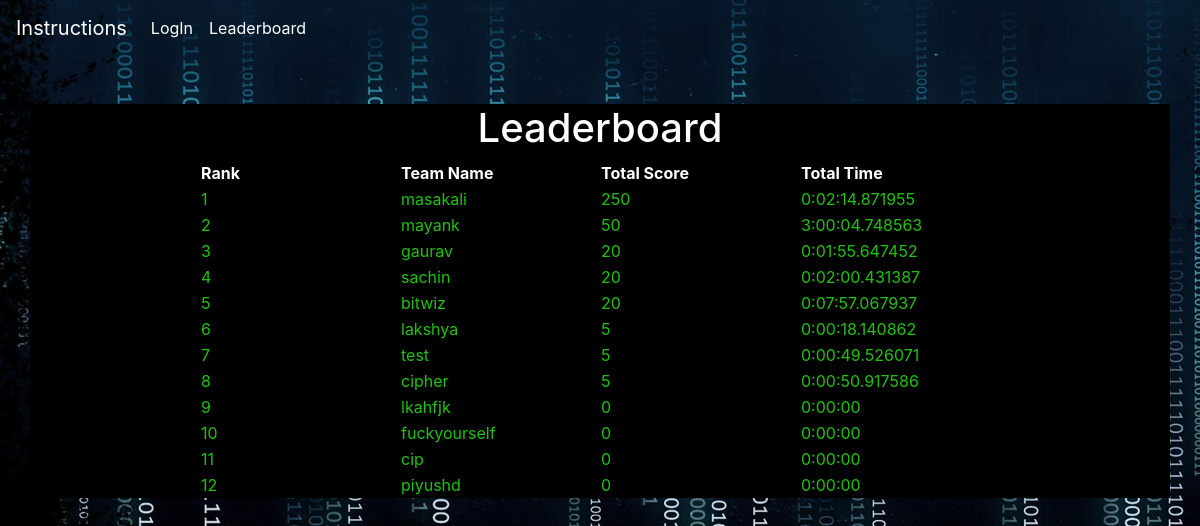
/ciphertech/leaderboard/, run on an earlier commit of the app's database.
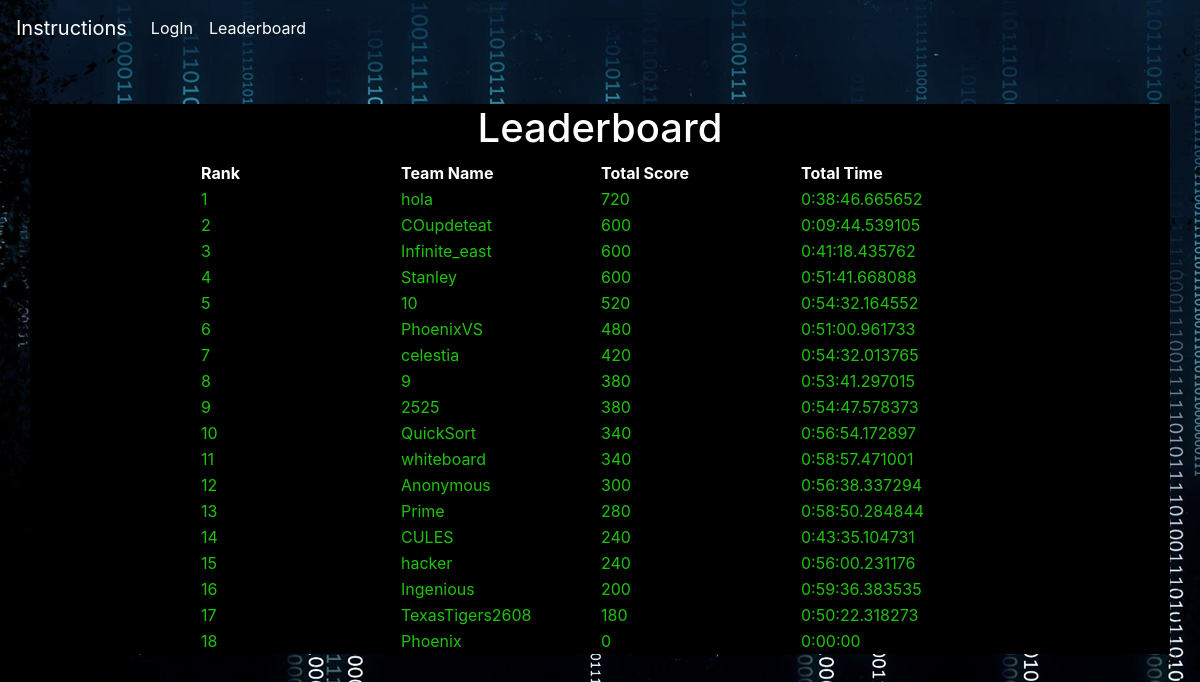
And on a later commit of the database.
### mainapp/models.py (models this page shows, shortened)
class teaminfo(models.Model):
     team=models.OneToOneField(User,on_delete=models.CASCADE)
     member1_name=models.CharField(max_length=256)
     member1_rollno=models.PositiveIntegerField()
     member1_phone=models.PositiveIntegerField()
     member1_branch=models.CharField(max_length=256)
     member2_name=models.CharField(max_length=256)
     member2_rollno=models.PositiveIntegerField()
     member2_phone=models.PositiveIntegerField()
     member2_branch=models.CharField(max_length=256)
     collegename=models.CharField(max_length=256)
     start_time = models.DateTimeField(default=None,null=True, blank=True)
     totalscore=models.PositiveIntegerField(default=0,blank=True)
     last_submit_time = models.DateTimeField(default=datetime.now, blank=True)
     total_time=models.DurationField(default=timedelta(0,0,0), blank=True)
     ques1_part1_score=models.PositiveIntegerField(default=0,blank=True)
     ques1_part2_score=models.PositiveIntegerField(default=0,blank=True)
     ques2_part1_score=models.PositiveIntegerField(default=0,blank=True)
     ques2_part2_score=models.PositiveIntegerField(default=0,blank=True)
     ques3_part1_score=models.PositiveIntegerField(default=0,blank=True)
     ques3_part2_score=models.PositiveIntegerField(default=0,blank=True)
     ques4_part1_score=models.PositiveIntegerField(default=0,blank=True)
     ques4_part2_score=models.PositiveIntegerField(default=0,blank=True)
     ques5_part1_score=models.PositiveIntegerField(default=0,blank=True)
     ques5_part2_score=models.PositiveIntegerField(default=0,blank=True)
     ques6_part1_score=models.PositiveIntegerField(default=0,blank=True)
     ques6_part2_score=models.PositiveIntegerField(default=0,blank=True)

### mainapp/views.py (the view)
def LeaderboardView(request):
    teamslist=list(teaminfo.objects.all())
    teamslist.sort(key= lambda x:(-x.totalscore,x.total_time))
    content_dic={'teamlist':teamslist,'rank':1}
    return render(request,'mainapp/leaderboard.html',context=content_dic)

### templates/mainapp/leaderboard.html (shortened to what this page needs)
{% extends 'mainapp/base.html' %}
{% load my_extras %}
{% block body_block %}
  <center><h1 style="color:white">Leaderboard</h1><center>
  {% if teamlist %}
  <table>
    <thead>
      <th>Rank</th>
      <th>Team Name</th>
      <th>Total Score</th>
      <th>Total Time</th>
    </thead>
    {% for team_object in teamlist %}
    <tr>
      <td>{{ forloop.counter }}</td>
      <td>{{ team_object.team.username }}</td>
      <td>{{ team_object.totalscore }}</td>
      <td>{{ team_object.total_time }}</td>
    </tr>
    {% endfor %}
  </table>
  {% else %}
    <h2>No team registered yet.</h2>
  {% endif %}
{% endblock %}

What changed in the data, as far as the page shows it:
removed teaminfo: team.username "masakali", totalscore "250", total_time "0:02:14.871955"
removed teaminfo: team.username "mayank", totalscore "50", total_time "3:00:04.748563"
removed teaminfo: team.username "gaurav", totalscore "20", total_time "0:01:55.647452"
removed teaminfo: team.username "sachin", totalscore "20", total_time "0:02:00.431387"
removed teaminfo: team.username "bitwiz", totalscore "20", total_time "0:07:57.067937"
removed teaminfo: team.username "lakshya", totalscore "5", total_time "0:00:18.140862"
removed teaminfo: team.username "test", totalscore "5", total_time "0:00:49.526071"
removed teaminfo: team.username "cipher", totalscore "5", total_time "0:00:50.917586"
removed teaminfo: team.username "lkahfjk", totalscore "0", total_time "0:00:00"
removed teaminfo: team.username "fuckyourself", totalscore "0", total_time "0:00:00"
removed teaminfo: team.username "cip", totalscore "0", total_time "0:00:00"
added teaminfo: team.username "hola", totalscore "720", total_time "0:38:46.665652"
added teaminfo: team.username "COupdeteat", totalscore "600", total_time "0:09:44.539105"
added teaminfo: team.username "Infinite_east", totalscore "600", total_time "0:41:18.435762"
added teaminfo: team.username "Stanley", totalscore "600", total_time "0:51:41.668088"
added teaminfo: team.username "10", totalscore "520", total_time "0:54:32.164552"
added teaminfo: team.username "PhoenixVS", totalscore "480", total_time "0:51:00.961733"
added teaminfo: team.username "celestia", totalscore "420", total_time "0:54:32.013765"
added teaminfo: team.username "9", totalscore "380", total_time "0:53:41.297015"
added teaminfo: team.username "2525", totalscore "380", total_time "0:54:47.578373"
changed teaminfo: team.username "piyushd" → "QuickSort"; totalscore "0" → "340"; total_time "0:00:00" → "0:56:54.172897"
added teaminfo: team.username "whiteboard", totalscore "340", total_time "0:58:57.471001"
added teaminfo: team.username "Anonymous", totalscore "300", total_time "0:56:38.337294"
added teaminfo: team.username "Prime", totalscore "280", total_time "0:58:50.284844"
added teaminfo: team.username "CULES", totalscore "240", total_time "0:43:35.104731"
added teaminfo: team.username "hacker", totalscore "240", total_time "0:56:00.231176"
added teaminfo: team.username "Ingenious", totalscore "200", total_time "0:59:36.383535"
added teaminfo: team.username "TexasTigers2608", totalscore "180", total_time "0:50:22.318273"
added teaminfo: team.username "Phoenix", totalscore "0", total_time "0:00:00"
